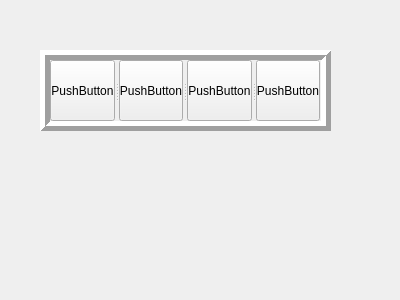
<?xml version="1.0" encoding="UTF-8"?>
<ui version="4.0">
 <class>MyWidget</class>
 <widget class="QWidget" name="MyWidget">
  <property name="geometry">
   <rect>
    <x>0</x>
    <y>0</y>
    <width>400</width>
    <height>300</height>
   </rect>
  </property>
  <property name="windowTitle">
   <string>MyWidget</string>
  </property>
  <widget class="QSplitter" name="splitter">
   <property name="geometry">
    <rect>
     <x>40</x>
     <y>50</y>
     <width>291</width>
     <height>81</height>
    </rect>
   </property>
   <property name="frameShape">
    <enum>QFrame::Box</enum>
   </property>
   <property name="frameShadow">
    <enum>QFrame::Raised</enum>
   </property>
   <property name="lineWidth">
    <number>5</number>
   </property>
   <property name="orientation">
    <enum>Qt::Horizontal</enum>
   </property>
   <widget class="QPushButton" name="pushButton">
    <property name="text">
     <string>PushButton</string>
    </property>
   </widget>
   <widget class="QPushButton" name="pushButton_3">
    <property name="text">
     <string>PushButton</string>
    </property>
   </widget>
   <widget class="QPushButton" name="pushButton_4">
    <property name="text">
     <string>PushButton</string>
    </property>
   </widget>
   <widget class="QPushButton" name="pushButton_2">
    <property name="text">
     <string>PushButton</string>
    </property>
   </widget>
  </widget>
 </widget>
 <layoutdefault spacing="6" margin="11"/>
 <resources/>
 <connections/>
</ui>
